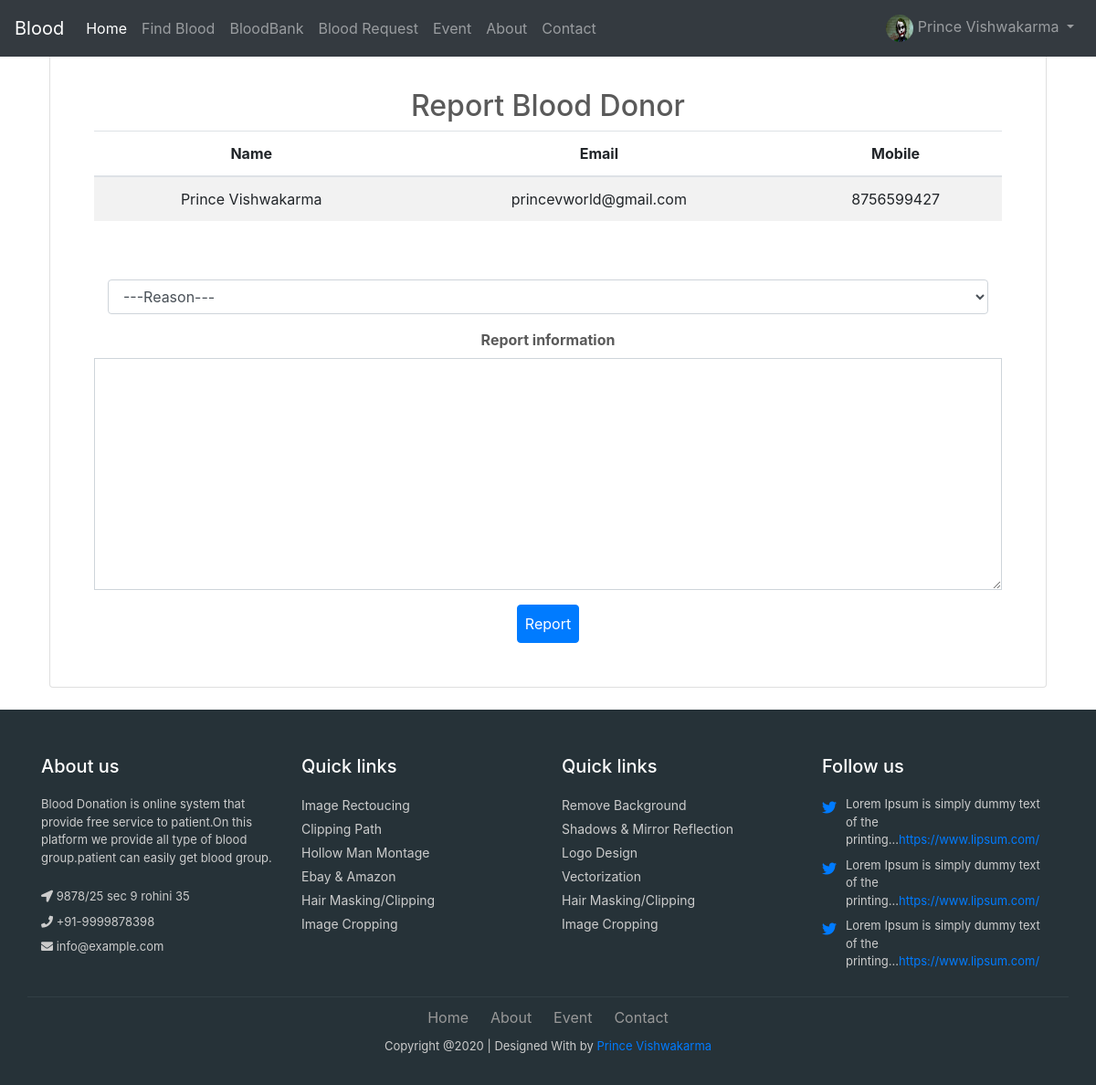
The app's page /7 (signed in) with its own data.
### accounts/models.py (models this page shows, shortened)
class ProfileModel(models.Model):
	user = models.ForeignKey(User, on_delete=models.CASCADE)
	bloodgroup = models.CharField(max_length=100, blank=True)
	mobile = models.CharField(max_length=10, blank=True)
	other_mobile = models.CharField(max_length=10, blank=True)
	address = models.CharField(max_length=200, blank=True)
	city = models.CharField(max_length=100, blank=True)
	state = models.CharField(max_length=100, blank=True)
	zipcode = models.CharField(max_length=6, blank=True)
	avilable = models.CharField(max_length=100, blank=True)
	district = models.CharField(max_length=100, blank=True)
	birthdate = models.CharField(max_length=11, blank=True)
	pic=models.ImageField(upload_to='image/profile/', default='image/picd/default.jpg')
	class Meta:
		verbose_name = 'profile'
		verbose_name_plural = 'profiles'

### home/views.py (the view, shortened to what this page needs)
# urls.py: path('<int:ProfileModel_id>', views.report, name='report'),
def report(request, ProfileModel_id):
    usenet1 = get_object_or_404(ProfileModel, pk=ProfileModel_id)
    ruse=ProfileModel.objects.get(id=ProfileModel_id)
    user=request.user
    if user.is_authenticated:
        if request.method == "POST":
            reportdoner.objects.create(reason=request.POST['reason'],reportinfo=request.POST['reportinfo'],reportuseracc=ruse,mail=usenet1.user.email,mobile=usenet1.mobile)
            return render(request, 'blood.html', {'userreport':usenet1,'pf':ruse})
        return render(request, 'report.html', {'userreport':usenet1,'pf':ruse})

### templates/report.html (shortened to what this page needs)
{% extends 'base.html' %}
{%load static%}
{% block content %}
<div  class="container p-4">
<div class="card p-5">
<div class="text-center">
<h2>Report Blood Donor</h2>
<div class="table-responsive mb-5">
  <table class="table table-striped">
    <thead>
    <tr>
      <th scope="col">Name</th>
      <th scope="col">Email</th>
      <th scope="col">Mobile</th>
    </tr>
    </thead>
    <tbody>
    <tr>
      <td>{{userreport.user.first_name}} {{userreport.user.last_name}}</td>
      <td>{{userreport.user.email}}</td>
      <td>{{userreport.mobile}}</td>
    </tr>
    </tbody>
  </table>
  </div>
<form method="POST" action="{% url 'report' userreport.id %}">
    <div class="form-group col">
 <select id="inputdistrict" class="form-control" name="reason" required>
      <option value="" disabled selected>---Reason---</option>
    </select>
  </div>
<div class="form-group">
  <label for="exampleFormControlTextarea1"><strong>Report information</strong> </label>
  <textarea class="form-control rounded-0" id="exampleFormControlTextarea1" rows="10" name="reportinfo"></textarea>
</div>
  <button type="submit" class="btn btn-primary p-2">Report</button>
</form>
</div>
</div>
</div>
{% endblock %}

### templates/base.html (shortened to what this page needs)
{% load static %}
<!doctype html>
<html lang="en">
  <head>
    <link href="{% static "home/css/bootstrap.min.css" %}" rel="stylesheet" >
    <link href="{% static "home/footer.css" %}" rel="stylesheet" >
    <link rel="stylesheet" href="https://use.fontawesome.com/releases/v5.2.0/css/all.css">
    <link href="{%  static "home/css/carousel.css"%}" rel="stylesheet">
  </head>
  <body>
    <header>
<nav class="mb-1 navbar navbar-expand-lg navbar-dark fixed-top bg-dark">
  <a class="navbar-brand" href="#">Blood</a>
  <div class="collapse navbar-collapse" id="navbarSupportedContent-555">
    <ul class="navbar-nav mr-auto">
      <li class="nav-item active">
        <a class="nav-link" href="{% url  'home' %}">Home
        </a>
      </li>
      <li class="nav-item">
        <a class="nav-link" href="{% url 'blood' %}">Find Blood</a>
      </li>
      <li class="nav-item">
        <a class="nav-link" href="{% url 'bloodbank1' %}">BloodBank</a>
      </li>
        <li class="nav-item">
        <a class="nav-link" href="{% url 'bloodrequest' %}">Blood Request</a>
      </li>
      <li class="nav-item">
        <a class="nav-link" href="{% url 'event' %}">Event</a>
      </li>
      <li class="nav-item">
          <a class="nav-link" href="{% url 'about' %}">About</a>
        </li>
      <li class="nav-item">
        <a class="nav-link" href="{% url 'contactuser' %}">Contact</a>
      </li>
    </ul>
    <ul class="navbar-nav ml-auto nav-flex-icons">
        {% if user.is_authenticated %}
      <li class="nav-item avatar dropdown">
        <a class="nav-link dropdown-toggle" id="navbarDropdownMenuLink-55" data-toggle="dropdown"
          aria-haspopup="true" aria-expanded="false">
          <img src="{{pf.pic.url}}" class="rounded-circle z-depth-0" width="30px" height="30px"
            alt="Profile image">
           {{pf.user.first_name}} {{pf.user.last_name}}
        </a>
      </li>
          {% endif %}
    </ul>
  </div>
</nav>
<br>
</header>
{% block content %}
{% endblock %}
<footer class="footer">
    <div class="container bottom_border">
    <div class="row">
    <div class=" col-sm-4 col-md col-sm-4  col-12 col">
    <h5 class="headin5_amrc col_white_amrc pt2">About us</h5>
    <p class="mb10">Blood Donation is online system that provide free service to patient.On this platform we provide all type of blood group.patient can easily get blood group.</p>
    <p><i class="fa fa-location-arrow"></i> 9878/25 sec 9 rohini 35 </p>
    <p><i class="fa fa-phone"></i>  +91-9999878398  </p>
    <p><i class="fa fa fa-envelope"></i> info@example.com  </p>
    </div>
    <div class=" col-sm-4 col-md  col-6 col">
    <h5 class="headin5_amrc col_white_amrc pt2">Quick links</h5>
    <ul class="footer_ul_amrc">
    <li><a href="#">Image Rectoucing</a></li>
    <li><a href="#">Clipping Path</a></li>
    <li><a href="#">Hollow Man Montage</a></li>
    <li><a href="#">Ebay & Amazon</a></li>
    <li><a href="#">Hair Masking/Clipping</a></li>
    <li><a href="#">Image Cropping</a></li>
    </ul>
    </div>
    <div class=" col-sm-4 col-md  col-6 col">
    <h5 class="headin5_amrc col_white_amrc pt2">Quick links</h5>
    <ul class="footer_ul_amrc">
    <li><a href="#">Remove Background</a></li>
    <li><a href="#">Shadows & Mirror Reflection</a></li>
    <li><a href="#">Logo Design</a></li>
    <li><a href="#">Vectorization</a></li>
    <li><a href="#">Hair Masking/Clipping</a></li>
    <li><a href="#">Image Cropping</a></li>
    </ul>
    </div>
    <div class=" col-sm-4 col-md  col-12 col">
    <h5 class="headin5_amrc col_white_amrc pt2">Follow us</h5>
    <ul class="footer_ul2_amrc">
    <li><a href="#"><i class="fab fa-twitter fleft padding-right"></i> </a><p>Lorem Ipsum is simply dummy text of the printing...<a href="#">https://www.lipsum.com/</a></p></li>
    <li><a href="#"><i class="fab fa-twitter fleft padding-right"></i> </a><p>Lorem Ipsum is simply dummy text of the printing...<a href="#">https://www.lipsum.com/</a></p></li>
    <li><a href="#"><i class="fab fa-twitter fleft padding-right"></i> </a><p>Lorem Ipsum is simply dummy text of the printing...<a href="#">https://www.lipsum.com/</a></p></li>
    </ul>
    </div>
    </div>
    </div>
    <div class="container">
    <ul class="foote_bottom_ul_amrc">
    <li><a href="{% url 'home' %}">Home</a></li>
    <li><a href="{% url 'about' %}">About</a></li>
    <li><a href="{% url 'event' %}">Event</a></li>
    <li><a href="{% url 'contactuser' %}">Contact</a></li>
    </ul>
    <p class="text-center">Copyright @{% now 'Y' %} | Designed With by <a href="#">Prince Vishwakarma</a></p>
    </div>
    </footer>
</body>
  </body>
</html>

### blood/static/home/footer.css (style rules this page uses)
.col_white_amrc { color:#FFF; }
footer { width:100%; background-color:#263238; min-height:250px; padding:10px 0px 25px 0px ; }
.pt2 { padding-top:40px ; margin-bottom:20px ; }
footer p { font-size:13px; color:#CCC; padding-bottom:0px; margin-bottom:8px; }
.mb10 { padding-bottom:15px ; }
.footer_ul_amrc { margin:0px ; list-style-type:none ; font-size:14px; padding:0px 0px 10px 0px ; }
.footer_ul_amrc li { padding:0px 0px 5px 0px; }
.footer_ul_amrc li a { color:#CCC; }
.fleft { float:left; }
.padding-right { padding-right:10px; }
.footer_ul2_amrc { margin:0px; list-style-type:none; padding:0px; }
.footer_ul2_amrc li p { display:table; }
.footer_ul2_amrc li i { margin-top:5px; }
.bottom_border { border-bottom:1px solid #323f45; padding-bottom:20px; }
.foote_bottom_ul_amrc { list-style-type:none; padding:0px; display:table; margin-top: 10px; margin-right: auto; margin-bottom: 10px; margin-left: auto; }
.foote_bottom_ul_amrc li { display:inline; }
.foote_bottom_ul_amrc li a { color:#999; margin:0 12px; }

### blood/static/home/css/carousel.css (style rules this page uses)
body { color: #5a5a5a; }

### records on screen
ProfileModel: pic (picture), user.first_name "Prince", user.last_name "Vishwakarma", user.email "princevworld@gmail.com", mobile "8756599427"
